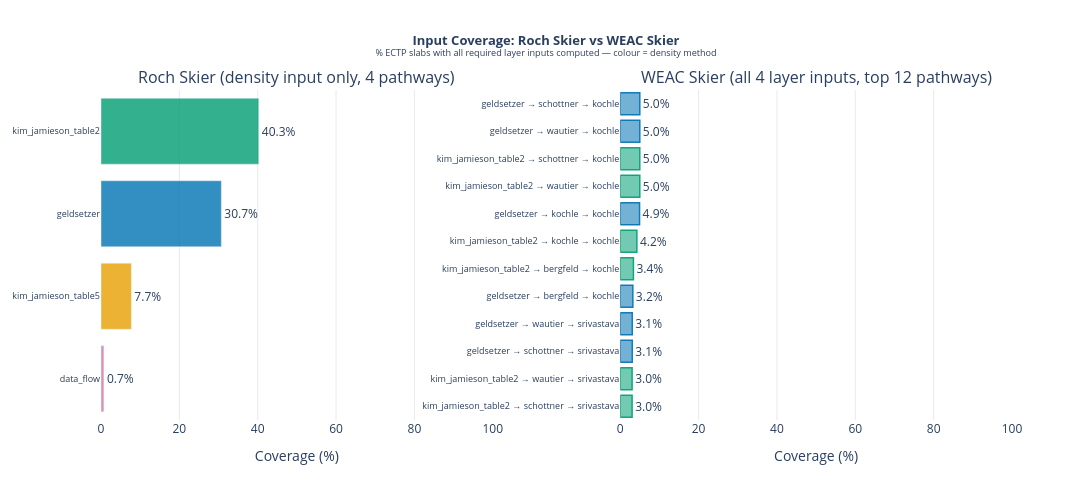

The notebook cell saved with this chart:
### Markdown cell above
## 5. Input Coverage Comparison

Roch skier requires only density; WEAC requires density + E-mod + ν + G.
The left panel shows Roch coverage per density method; the right panel shows WEAC coverage for the top
pathways. Colour encodes the density method, consistent across both panels.

### Code cell
TOP_WEAC = 12

roch_sorted = roch_cov.sort_values('n_all_inputs')
weac_top    = weac_cov.head(TOP_WEAC).copy()
weac_top['label'] = (
    weac_top['density_method'] + ' → ' +
    weac_top['emod_method']    + ' → ' +
    weac_top['nu_method']
)
weac_top = weac_top.sort_values('n_all_inputs')

fig = make_subplots(
    rows=1, cols=2,
    subplot_titles=[
        'Roch Skier (density input only, 4 pathways)',
        f'WEAC Skier (all 4 layer inputs, top {TOP_WEAC} pathways)',
    ],
    horizontal_spacing=0.14,
)

for _, row in roch_sorted.iterrows():
    dm    = row['density_method']
    color = DENSITY_COLORS.get(dm, '#888')
    pct   = row['n_all_inputs'] / total_slabs * 100
    fig.add_trace(
        go.Bar(
            x=[pct], y=[dm], orientation='h',
            marker_color=rgba(color, 0.80),
            text=[f'{pct:.1f}%'], textposition='outside',
            showlegend=False,
        ),
        row=1, col=1,
    )

for _, row in weac_top.iterrows():
    dm    = row['density_method']
    color = DENSITY_COLORS.get(dm, '#888')
    pct   = row['n_all_inputs'] / total_slabs * 100
    fig.add_trace(
        go.Bar(
            x=[pct], y=[row['label']], orientation='h',
            marker_color=rgba(color, 0.55),
            marker_line_color=rgba(color, 0.90),
            marker_line_width=1.5,
            text=[f'{pct:.1f}%'], textposition='outside',
            showlegend=False,
        ),
        row=1, col=2,
    )

fig.update_xaxes(title_text='Coverage (%)', range=[0, 100], gridcolor='rgba(200,200,200,0.4)')
fig.update_yaxes(tickfont=dict(size=9))
fig.update_layout(
    title=dict(
        text=(
            '<b>Input Coverage: Roch Skier vs WEAC Skier</b><br>'
            '<sup>% ECTP slabs with all required layer inputs computed — colour = density method</sup>'
        ),
        x=0.5, xanchor='center', font=dict(size=13),
    ),
    plot_bgcolor='white',
    width=1100, height=480,
    margin=dict(l=60, r=80, t=90, b=60),
)
fig.show()

best_roch = roch_cov['n_all_inputs'].max() / total_slabs * 100
best_weac = weac_cov['n_all_inputs'].max() / total_slabs * 100
print(f'Best Roch pathway coverage:  {best_roch:.1f}%')
print(f'Best WEAC pathway coverage:  {best_weac:.1f}%')
print(f'Coverage gap (best Roch − best WEAC): {best_roch - best_weac:.1f} percentage points')

### Figure 1 — Plotly figure (JSON) as saved in the notebook; plotly's stock layout.template omitted (floating-point values rounded to 4 significant figures)
{"data": [{"marker": {"color": "rgba(204,121,167,0.8)"}, "orientation": "h", "showlegend": false, "text": ["0.7%"], "textposition": "outside", "type": "bar", "x": [0.7377], "xaxis": "x", "y": ["data_flow"], "yaxis": "y"}, {"marker": {"color": "rgba(230,159,0,0.8)"}, "orientation": "h", "showlegend": false, "text": ["7.7%"], "textposition": "outside", "type": "bar", "x": [7.749], "xaxis": "x", "y": ["kim_jamieson_table5"], "yaxis": "y"}, {"marker": {"color": "rgba(0,114,178,0.8)"}, "orientation": "h", "showlegend": false, "text": ["30.7%"], "textposition": "outside", "type": "bar", "x": [30.72], "xaxis": "x", "y": ["geldsetzer"], "yaxis": "y"}, {"marker": {"color": "rgba(0,158,115,0.8)"}, "orientation": "h", "showlegend": false, "text": ["40.3%"], "textposition": "outside", "type": "bar", "x": [40.27], "xaxis": "x", "y": ["kim_jamieson_table2"], "yaxis": "y"}, {"marker": {"color": "rgba(0,158,115,0.55)", "line": {"color": "rgba(0,158,115,0.9)", "width": 1.5}}, "orientation": "h", "showlegend": false, "text": ["3.0%"], "textposition": "outside", "type": "bar", "x": [3.025], "xaxis": "x2", "y": ["kim_jamieson_table2 → schottner → srivastava"], "yaxis": "y2"}, {"marker": {"color": "rgba(0,158,115,0.55)", "line": {"color": "rgba(0,158,115,0.9)", "width": 1.5}}, "orientation": "h", "showlegend": false, "text": ["3.0%"], "textposition": "outside", "type": "bar", "x": [3.025], "xaxis": "x2", "y": ["kim_jamieson_table2 → wautier → srivastava"], "yaxis": "y2"}, {"marker": {"color": "rgba(0,114,178,0.55)", "line": {"color": "rgba(0,114,178,0.9)", "width": 1.5}}, "orientation": "h", "showlegend": false, "text": ["3.1%"], "textposition": "outside", "type": "bar", "x": [3.066], "xaxis": "x2", "y": ["geldsetzer → schottner → srivastava"], "yaxis": "y2"}, {"marker": {"color": "rgba(0,114,178,0.55)", "line": {"color": "rgba(0,114,178,0.9)", "width": 1.5}}, "orientation": "h", "showlegend": false, "text": ["3.1%"], "textposition": "outside", "type": "bar", "x": [3.066], "xaxis": "x2", "y": ["geldsetzer → wautier → srivastava"], "yaxis": "y2"}, {"marker": {"color": "rgba(0,114,178,0.55)", "line": {"color": "rgba(0,114,178,0.9)", "width": 1.5}}, "orientation": "h", "showlegend": false, "text": ["3.2%"], "textposition": "outside", "type": "bar", "x": [3.215], "xaxis": "x2", "y": ["geldsetzer → bergfeld → kochle"], "yaxis": "y2"}, {"marker": {"color": "rgba(0,158,115,0.55)", "line": {"color": "rgba(0,158,115,0.9)", "width": 1.5}}, "orientation": "h", "showlegend": false, "text": ["3.4%"], "textposition": "outside", "type": "bar", "x": [3.364], "xaxis": "x2", "y": ["kim_jamieson_table2 → bergfeld → kochle"], "yaxis": "y2"}, {"marker": {"color": "rgba(0,158,115,0.55)", "line": {"color": "rgba(0,158,115,0.9)", "width": 1.5}}, "orientation": "h", "showlegend": false, "text": ["4.2%"], "textposition": "outside", "type": "bar", "x": [4.243], "xaxis": "x2", "y": ["kim_jamieson_table2 → kochle → kochle"], "yaxis": "y2"}, {"marker": {"color": "rgba(0,114,178,0.55)", "line": {"color": "rgba(0,114,178,0.9)", "width": 1.5}}, "orientation": "h", "showlegend": false, "text": ["4.9%"], "textposition": "outside", "type": "bar", "x": [4.927], "xaxis": "x2", "y": ["geldsetzer → kochle → kochle"], "yaxis": "y2"}, {"marker": {"color": "rgba(0,158,115,0.55)", "line": {"color": "rgba(0,158,115,0.9)", "width": 1.5}}, "orientation": "h", "showlegend": false, "text": ["5.0%"], "textposition": "outside", "type": "bar", "x": [4.988], "xaxis": "x2", "y": ["kim_jamieson_table2 → wautier → kochle"], "yaxis": "y2"}, {"marker": {"color": "rgba(0,158,115,0.55)", "line": {"color": "rgba(0,158,115,0.9)", "width": 1.5}}, "orientation": "h", "showlegend": false, "text": ["5.0%"], "textposition": "outside", "type": "bar", "x": [4.988], "xaxis": "x2", "y": ["kim_jamieson_table2 → schottner → kochle"], "yaxis": "y2"}, {"marker": {"color": "rgba(0,114,178,0.55)", "line": {"color": "rgba(0,114,178,0.9)", "width": 1.5}}, "orientation": "h", "showlegend": false, "text": ["5.0%"], "textposition": "outside", "type": "bar", "x": [4.988], "xaxis": "x2", "y": ["geldsetzer → wautier → kochle"], "yaxis": "y2"}, {"marker": {"color": "rgba(0,114,178,0.55)", "line": {"color": "rgba(0,114,178,0.9)", "width": 1.5}}, "orientation": "h", "showlegend": false, "text": ["5.0%"], "textposition": "outside", "type": "bar", "x": [4.988], "xaxis": "x2", "y": ["geldsetzer → schottner → kochle"], "yaxis": "y2"}], "layout": {"annotations": [{"font": {"size": 16}, "showarrow": false, "text": "Roch Skier (density input only, 4 pathways)", "x": 0.215, "xanchor": "center", "xref": "paper", "y": 1, "yanchor": "bottom", "yref": "paper"}, {"font": {"size": 16}, "showarrow": false, "text": "WEAC Skier (all 4 layer inputs, top 12 pathways)", "x": 0.785, "xanchor": "center", "xref": "paper", "y": 1, "yanchor": "bottom", "yref": "paper"}], "height": 480, "margin": {"b": 60, "l": 60, "r": 80, "t": 90}, "plot_bgcolor": "white", "title": {"font": {"size": 13}, "text": "<b>Input Coverage: Roch Skier vs WEAC Skier</b><br><sup>% ECTP slabs with all required layer inputs computed — colour = density method</sup>", "x": 0.5, "xanchor": "center"}, "width": 1100, "xaxis": {"anchor": "y", "domain": [0, 0.43], "gridcolor": "rgba(200,200,200,0.4)", "range": [0, 100], "title": {"text": "Coverage (%)"}}, "xaxis2": {"anchor": "y2", "domain": [0.57, 1], "gridcolor": "rgba(200,200,200,0.4)", "range": [0, 100], "title": {"text": "Coverage (%)"}}, "yaxis": {"anchor": "x", "domain": [0, 1], "tickfont": {"size": 9}}, "yaxis2": {"anchor": "x2", "domain": [0, 1], "tickfont": {"size": 9}}}}
